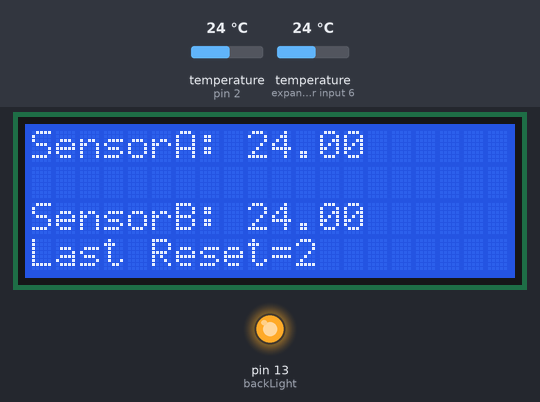
Bench run of a sketch on a simulated Arduino Uno, built with avr-gcc and run on an emulated ATmega328P. On the bench: 20×4 character LCD, output pins drawn as LEDs (lit = HIGH). The inputs (shaded band) are chosen by the test bench; at power-on: temperature (sensors on pin 2, expander input 6) 24 °C.

Above: at 2.9 s.
3.0 s: temperature (sensor on pin 2) set to 12 °C
At 5.7 s:
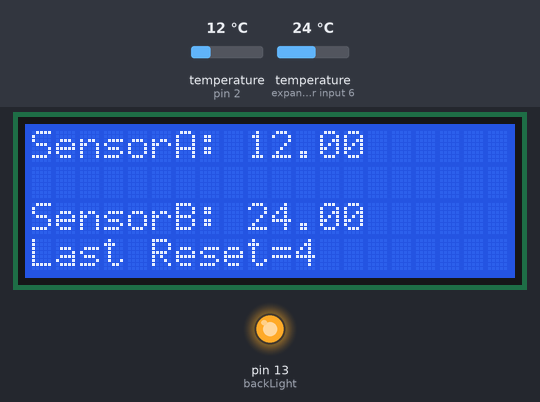
8.2 s: temperature (sensor on expander input 6) set to 12 °C
At 9.3 s:
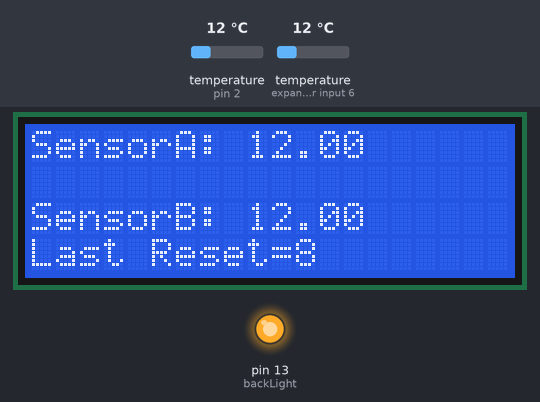
12.6 s: temperature (sensor on pin 2) set to 19 °C
At 14.2 s:
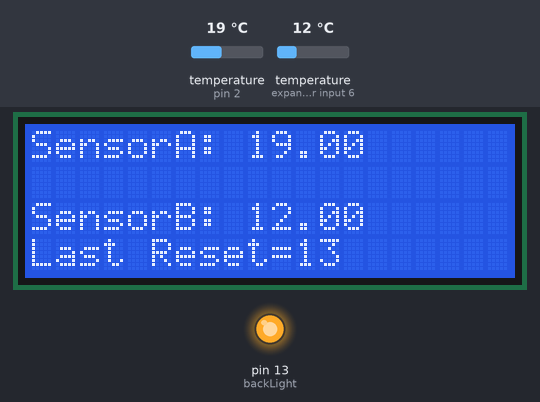
17.1 s: temperature (sensor on expander input 6) set to 19 °C
At 19.1 s:
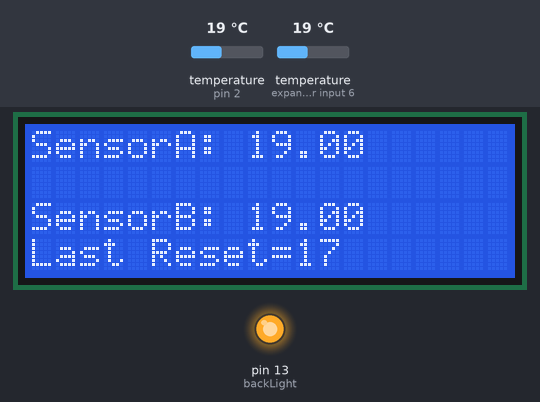
21.5 s: temperature (sensor on pin 2) set to 28 °C
At 22.7 s:
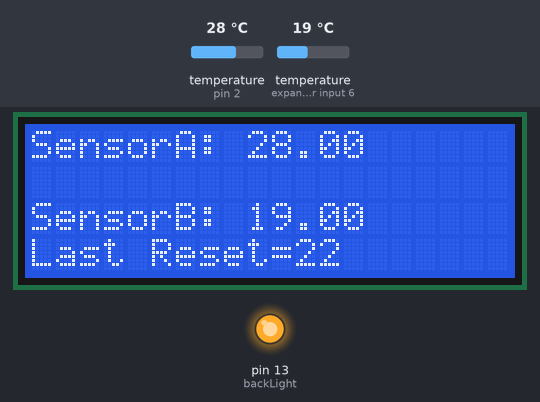
26.0 s: temperature (sensor on expander input 6) set to 28 °C
At 27.6 s:
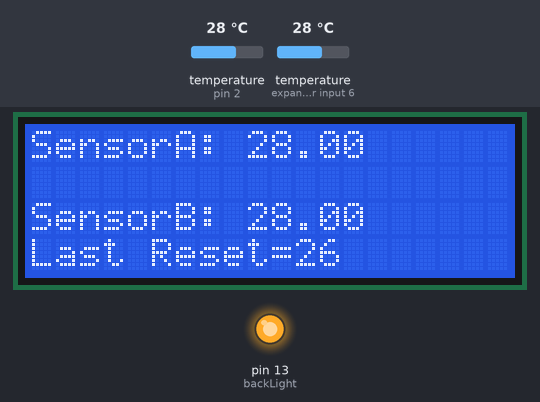
Timing chart, 0 to 29.1 s (numbered marks = the images above; inputs shaded):
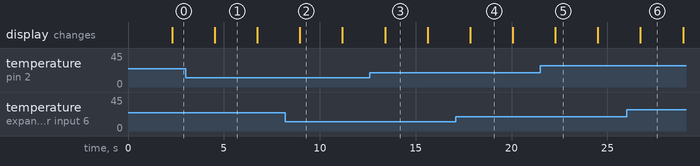

The sketch:

Multi_ds_Test1.ino
```cpp
// This Arduino sketch reads DS18B20 "1-Wire" digital
// temperature sensors.
// Tutorial:
// http://www.hacktronics.com/Tutorials/arduino-1-wire-tutorial.html

#include <OneWire.h>
#include <DallasTemperature.h>
#include <LiquidCrystal.h>

// Connections:
// rs (LCD pin 4) to Arduino pin 12
// rw (LCD pin 5) to Arduino pin 11
// enable (LCD pin 6) to Arduino pin 10
// LCD pin 15 to Arduino pin 13
// LCD pins d4, d5, d6, d7 to Arduino pins 5, 4, 3, 2
LiquidCrystal lcd(12, 11, 5, 4, 3, 2);

int backLight = 13; // pin 13 will control the backlight

// Data wire is plugged into pin 8 on the Arduino
#define ONE_WIRE_BUS 2

// Setup a oneWire instance to communicate with any OneWire devices
OneWire oneWire(ONE_WIRE_BUS);

// Pass our oneWire reference to Dallas Temperature.
DallasTemperature sensors(&oneWire);

// Assign the addresses of your 1-Wire temp sensors.
// See the tutorial on how to obtain these addresses:
// http://www.hacktronics.com/Tutorials/arduino-1-wire-address-finder.html

DeviceAddress insideThermometer = { 0x28, 0x52, 0x83, 0xDE, 0x04, 0x00, 0x00, 0x51 };
DeviceAddress outsideThermometer = { 0x28, 0x2E, 0x88, 0x15, 0x05, 0x00, 0x00, 0xC2 };

void setup(void)
{
// Start up the library
sensors.begin();
// set the resolution to 10 bit (good enough?)
sensors.setResolution(insideThermometer, 10);
sensors.setResolution(outsideThermometer, 10);

pinMode(backLight, OUTPUT);
digitalWrite(backLight, HIGH); // turn backlight on. Replace 'HIGH' with 'LOW' to turn it off.
lcd.begin(20,4); // columns, rows. use 16,2 for a 16x2 LCD, etc.
lcd.clear(); // start with a blank screen
}

void printTemperature(DeviceAddress deviceAddress)
{
float tempC = sensors.getTempC(deviceAddress);
if (tempC == -127.00) {
lcd.print("Error");
} else {
lcd.print(tempC);
// lcd.print("/");
// lcd.print(DallasTemperature::toFahrenheit(tempC));
}
}

void loop(void)
{
//  lcd.clear();
delay(2000);
sensors.requestTemperatures();
lcd.setCursor(0,0);
lcd.print("SensorA: ");
printTemperature(insideThermometer);
// print the number of seconds since reset:
// lcd.setCursor(0,1);
//  lcd.print(millis()/1000);
lcd.setCursor(0,2);
lcd.print("SensorB: ");
printTemperature(outsideThermometer);
  lcd.setCursor(0,3);
  lcd.print("Last Reset=");
  lcd.setCursor(11,3);
  lcd.print(millis()/1000);

}
```

Measured:
- what the display in image 1 shows lasts 2.2 s, from 4.5 s to 6.7 s
